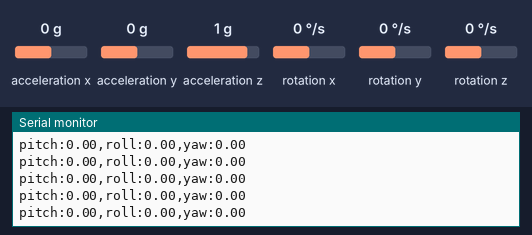
Recording of a sketch running on a simulated Arduino Uno, built with avr-gcc and run on an emulated ATmega328P. On the bench: the last lines printed to the serial monitor. Wiring (inferred from the names in the program): MPU-6050 motion sensor at I2C address 0x68. Inputs (shaded band) come from the test bench; at power-on: rotation x 0 °/s, rotation y 0 °/s, rotation z 0 °/s, acceleration x 0 g, acceleration y 0 g, acceleration z 1 g.

Above: at 11.6 s.
11.7 s: rotation x set to -100 °/s
At 12.6 s:
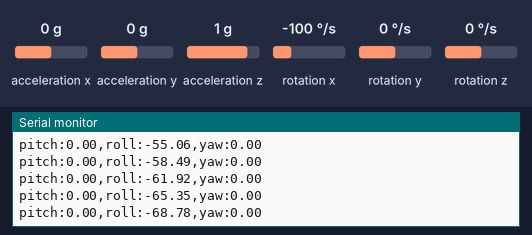
14.7 s: rotation y set to -192 °/s
At 15.8 s:
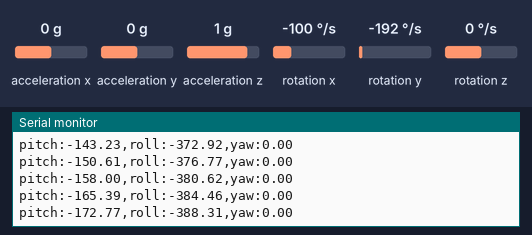
17.7 s: rotation z set to 192 °/s
At 18.5 s:
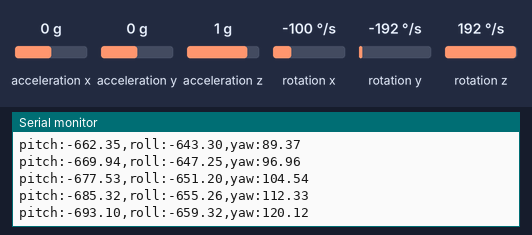
20.7 s: rotation y set to 192 °/s
At 20.71 s:
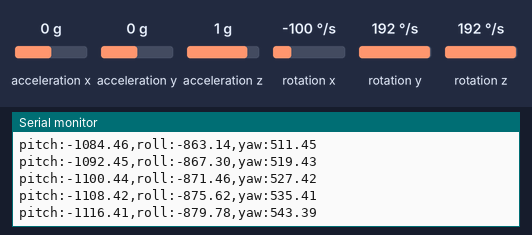
23.7 s: rotation z set to -192 °/s
At 23.71 s:
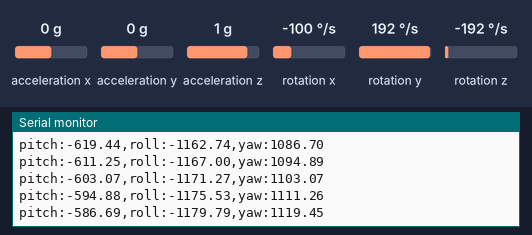
26.7 s: rotation y set to -100 °/s
At 26.71 s:
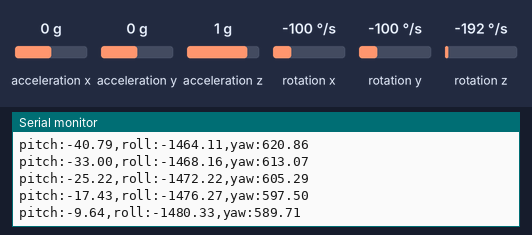
Timing chart, 0 to 29.7 s (numbered marks = the images above; inputs shaded):
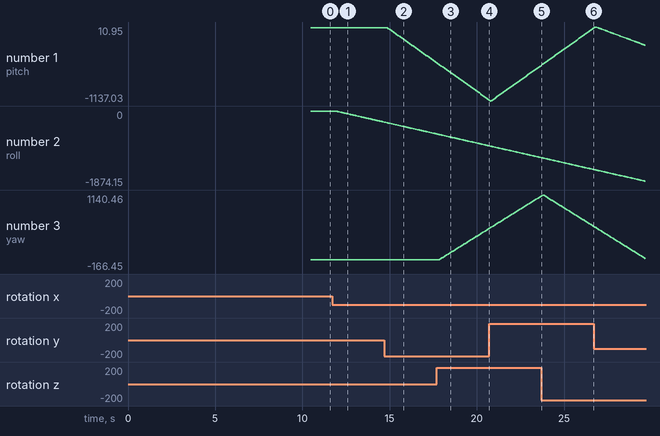

Measured:
- after the input at 11.7 s, the serial monitor: prints a new line after 0.09 s (image 1)
- plotted number 2: 0 → -279.85 after the input at 11.7 s

The sketch:

MPU6050_SimpleKalman.ino
```cpp
#include <SimpleKalmanFilter.h>
#include <Wire.h>


//const int MPU_addr = 0x69;             // I2C address of MPU-6050 当6050的AD0引脚接高电平时, MPU_addr地址为0x69
const int MPU_addr = 0x68;             // I2C address of MPU-6050 当6050的AD0引脚接低电平时, MPU_addr地址为0x69

long AcXo = 0, AcYo = 0, AcZo = 0;    //加速度计偏移量或误差
long GyXo = 0, GyYo = 0, GyZo = 0;    //陀螺仪偏移量或误差


int16_t AcXKalman, AcYKalman, AcZKalman;    //保存经过Kalman滤波之后的估计结果
double gForceX, gForceY, gForceZ;    //将结果转换成重力加速度, 其实算出来没什么用, 因为横滚俯仰是通过各个轴向数据的比例算出来的

double roll, pitch;                   //横滚, 俯仰角度
double rollOffset, pitchOffset;       //通过加速度计的偏移量计算出的初始角度偏差

int16_t Tmp;

int AcRange = 0;                       //accelerometer Range at the cost of Sensitivity - see setupMPU


int16_t GyXKalman, GyYKalman, GyZKalman;//保存经过Kalman滤波之后的估计结果

double rotX, rotY, rotZ;
double gyroXangle = 0, gyroYangle = 0, gyroZangle = 0; // Angle calculate using the gyro only

int GyRange = 0;                       //gyroscope Range at the cost of Sensitivity - see setupMPU

uint32_t timer;                        //微分时间, 用来累加陀螺仪的角速度

double pi = 3.14159265;

int loopDelay = 0;

SimpleKalmanFilter simpleKalmanFilterAccX(15, 15, 0.01);
SimpleKalmanFilter simpleKalmanFilterAccY(15, 15, 0.01);
SimpleKalmanFilter simpleKalmanFilterAccZ(15, 15, 0.01);
SimpleKalmanFilter simpleKalmanFilterGyX(15, 15, 0.01);
SimpleKalmanFilter simpleKalmanFilterGyY(15, 15, 0.01);
SimpleKalmanFilter simpleKalmanFilterGyZ(15, 15, 0.01);

void setup() {
  Serial.begin(9600);
  Wire.begin();
  Serial.println("See you");
  setupMPU();


  for (int i = 0; i < 50; i++) //可能是为了读出初始化后产生的脏数据
  {
    recordAccel();
    recordGyro();
  }


  delay(1000);

  int times = 2000;             //采样次数
  for (int i = 0; i < times; i++)          //得到初始的offset
  {
    recordAccel();
    recordGyro();
    AcXo += AcXKalman; AcYo += AcYKalman; AcZo += AcZKalman;      //采样和
    GyXo += GyXKalman; GyYo += GyYKalman; GyZo += GyZKalman;
    delay(2);
  }

  AcXo /= times; AcYo /= times; AcZo /= times; //计算加速度计偏移
  GyXo /= times; GyYo /= times; GyZo /= times; //计算陀螺仪偏移


#ifdef RESTRICT_PITCH // Eq. 25 and 26
  rollOffset  = atan2(AcYo, AcZo) * 180 / pi;
  pitchOffset = atan2(-AcXo, sqrt(pow(AcYo, 2) + pow(AcZo, 2))) * 180 / pi;
#else // Eq. 28 and 29
  rollOffset  = atan2(AcYo, sqrt(pow(AcXo, 2) + pow(AcZo, 2))) * 180 / pi;
  pitchOffset = atan2(-AcXo, AcZo) * 180 / pi;
#endif

  timer = micros();

}

void loop() {

  long currentTime=micros();
  double dt = (double)(currentTime - timer) / 1000000; // Calculate delta time
  timer = currentTime;

  recordAccel();
  //recordTemperature();
  recordAngleByAcc();


  recordGyro();
  processGyroData();
  recordAngleByGyro(dt);

  //plotAccData();
  plotGyroData();
  //plotCompareAccGyro();

  delay(loopDelay);

}

void setupMPU() {
  /* *********************************************************
     This function consists of three parts:
       Sets the MPU-6050 Power Management Device reset, sleep mode,
         cycle mode, and Temperature disable bits to zero
       Sets Accelerometer sensitivity
       Sets Gyroscope Sensitivity
     Could be called again if a change in sensitivty is desired
  */

  //Local Variable
  byte c;                              //byte should be a unsigned 8-bit value
  byte buffer[1];

  /* *********************
           PWR_MGMT_1
   ********************* */
  /* Power Management Section 4.28 in Register Map Datasheet.  Since the MPU-6050
     powers up in sleep mode, we'll need to wake it.
      Register  Bit7     Bit6   Bit5   Bit4   Bit3   Bit2  Bit1  Bit0
     |   6B   |Device | Sleep | Cycle |  -  | Temp  |    CLKSEL       |
     |        | Reset |       |       |     |Disable|  (clock source) |
     -->Page 9 (in section 4) see Note: The device will come up in sleep mode upon power-up.
  */
  //readFrom(0x6B, 1, buffer);
  c = buffer[1] & 0x07;                //Registry Value AND with 0b00000111 zeros bits 7,6,5,4 & 3
  writeTo(0x6B, c);                    //Then we set the bits to zero and keep the clock source bits the same
  //writeTo(0x6B,0);
  //Caution: this will also set the clock source to zero - which in this case is ok
  //  if you didn't want to change the clock source (example using an external clock)
  //  use a method like above.

  /* *********************
          GYRO_CONFIG
   ********************* */
  /* Gyroscope Configuration Section 4.4 in Register Map Datasheet
     full scale range: ±250, ±500, ±1000, ±2000°/sec
      Register  Bit7    Bit6    Bit5     Bit4   Bit3    Bit2  Bit1  Bit0
     |   1B   | XG_ST | YG_ST | ZG_ST |Full Scale Range|  -  |  -  |  -  |
     |        |       |       |       | Select FS_SEL  |     |     |     |
     (Setting XG_ST,TG_ST and ZG_ST to 1 will perform a self test)

     Section 4.19 Gyroscope Measurements:
      FS_SEL    Binary    Full Scale Range
     |   0   |      0  |     ±250°/sec     |
     |   1   |   1000  |     ±500°/sec     |
     |   2   |  10000  |    ±1000°/sec     |
     |   3   |  11000  |    ±2000°/sec     |
     -->Note: FS_SEL/360*60sec/min = RotationValue in RPM
        Sensitivity decreases with larger range.
  */
  switch (GyRange) {                   //GyRange set in Global Variables above
    case 0:
      writeTo(0x1B, 0x0);             //Set GYRO_CONFIG to FS_SEL ±250°/sec
      break;
    case 1:
      writeTo(0x1B, 0x8);             //Set GYRO_CONFIG to FS_SEL ±500°/sec
      break;
    case 2:
      writeTo(0x1B, 0x10);            //Set GYRO_CONFIG to FS_SEL ±1000°/sec
      break;
    case 3:
      writeTo(0x1B, 0x18);            //Set GYRO_CONFIG to FS_SEL ±2000°/sec
      break;
    default:
      writeTo(0x1B, 0x0);             //Set GYRO_CONFIG to FS_SEL ±250°/sec
  }

  /* *********************
         ACCEL_CONFIG
   ********************* */
  /* Accelerometer Configuration Section 4.5 in the Register Map datasheet
     full scale range: ±2g, ±4g, ±8g, and ±16g
     Register   Bit7    Bit6    Bit5     Bit4   Bit3    Bit2  Bit1  Bit0
     |   1C   | XA_ST | YA_ST | ZA_ST |Full Scale Range|  -  |  -  |  -  |
     |        |       |       |       | Select AFS_SEL |     |     |     |
     (Setting XA_ST,TA_ST and ZA_ST to 1 will perform a self test)

     Section 4.17
      AFS_SEL   Binary  Full Scale Range
     |   0   |      0  |     ±2g        |
     |   1   |   1000  |     ±4g        |
     |   2   |  10000  |     ±8g        |
     |   3   |  11000  |    ±16g        |
  */
  switch (AcRange) {                   //AcSensitivity set in Global Variables above
    case 0:
      writeTo(0x1C, 0x0);             //Set ACCEL_CONFIG to AFS_SEL ±2g
      break;
    case 1:
      writeTo(0x1C, 0x8);             //Set GYRO_CONFIG to AFS_SEL ±4g
      break;
    case 2:
      writeTo(0x1C, 0x10);            //Set GYRO_CONFIG to AFS_SEL ±8g
      break;
    case 3:
      writeTo(0x1C, 0x18);            //Set GYRO_CONFIG to AFS_SEL ±16g
      break;
    default:
      writeTo(0x1C, 0x0);             //Set GYRO_CONFIG to AFS_SEL ±2g
  }
}

void writeTo(byte toAddress, byte value) {
  /* *********************************************************
    Generic Wire.write() registry byte routine
         toAddress - registry location value
             value - numeric byte value
  */
  Wire.beginTransmission(MPU_addr);    // This begins the I2C communication to the MPU
  Wire.write(toAddress);               // Access the register
  Wire.write(value);                   // Set the byte value to register above
  Wire.endTransmission(true);          // Close I2C communication
}

void readFrom(byte fromAddress, int num, byte results[]) {
  /* *********************************************************
     Generic Wire.read() registry byte routine
       fromAddress - registry location value
               num - number of bytes
         results[] - array to store byte values
  */
  Wire.beginTransmission(MPU_addr);    //I2C address of the MPU
  Wire.write(fromAddress);             //Starting register for Readings
  Wire.endTransmission(false);         //This resent the request and holds the MPU for exclusive communication
  Wire.requestFrom(MPU_addr, num, true); //Request num Registers bytes and releases I2C
  int i = 0;
  while (Wire.available()) {
    results[i] = Wire.read();          //Stores values in buffer arrray
    i++;
  }
}

void recordAccel() {
  /* *********************************************************
      Section 4.17 Accelerometer Measurements Registers 3B - 40
      Note the values are broken up into High and Low bytes so we
      must store the first value and shift it 8 bits over and OR it
      with the second value to form the 16 bit value.
  */
  int16_t AcX, AcY, AcZ;                 //保存从加速度计读取的原始数据accelerometer - force it to be a 16-bit integer
  //Local Variable
  byte buffer[6];

  readFrom(0x3B, 6, buffer);
  AcX = buffer[0] << 8 | buffer[1];    //Store two bytes 0x3B (ACCEL_XOUT_H) & 0x3C (ACCEL_XOUT_L)
  AcY = buffer[2] << 8 | buffer[3];    //Store two bytes 0x3D (ACCEL_YOUT_H) & 0x3E (ACCEL_YOUT_L)
  AcZ = buffer[4] << 8 | buffer[5];    //Store two bytes 0x3F (ACCEL_ZOUT_H) & 0x40 (ACCEL_ZOUT_L)


  AcXKalman = simpleKalmanFilterAccX.updateEstimate(AcX);    //Store two bytes 0x3B (ACCEL_XOUT_H) & 0x3C (ACCEL_XOUT_L)
  AcYKalman = simpleKalmanFilterAccY.updateEstimate(AcY);    //Store two bytes 0x3D (ACCEL_YOUT_H) & 0x3E (ACCEL_YOUT_L)
  AcZKalman = simpleKalmanFilterAccZ.updateEstimate(AcZ);    //Store two bytes 0x3F (ACCEL_ZOUT_H) & 0x40 (ACCEL_ZOUT_L)


}

void processAccelData() {
  /* *********************************************************
     Section 4.17 Accelerometer Measurements

      AFS_SEL Binary Full Scale Range  LSB Sensitity
     |   0   |   0  |     ±2g        |  16384 LSB/g |
     |   1   |   1  |     ±4g        |   8192 LSB/g |
     |   2   |  10  |     ±8g        |   4096 LSB/g |
     |   3   |  11  |    ±16g        |   2048 LSB/g |

     --> g force in direction = AcX/LSB Sensitivity
  */
  //Local Variable
  float LSB;

  switch (AcRange) {
    case 0:
      LSB = 16384.0;                  //AFS_SEL ±2g
      break;
    case 1:
      LSB = 8192.0;                   //AFS_SEL ±4g
      break;
    case 2:
      LSB = 4096.0;                   //AFS_SEL ±8g
      break;
    case 3:
      LSB = 2048.0;                   //AFS_SEL ±16g
      break;
    default:
      LSB = 16384.0;                  //AFS_SEL ±2g
  }
  gForceX = (float)AcXKalman / LSB;
  gForceY = (float)AcYKalman / LSB;
  gForceZ = (float)AcZKalman / LSB;
}


void recordAngleByAcc()
{
#ifdef RESTRICT_PITCH // Eq. 25 and 26
  roll  = atan2(AcYKalman, AcZKalman) * 180 / pi - rollOffset;
  pitch = atan2(-AcXKalman, sqrt(pow(AcYKalman, 2) + pow(AcZKalman, 2))) * 180 / pi - pitchOffset;
#else // Eq. 28 and 29
  roll  = atan2(AcYKalman, sqrt(pow(AcXKalman, 2) + pow(AcZKalman, 2))) * 180 / pi - rollOffset;
  pitch = atan2(-AcXKalman, AcZKalman) * 180 / pi - pitchOffset;
#endif


}

void recordGyro() {
  /* *********************************************************
      Section 4.19 Gyroscope Measurements  Registers 0x43 - 0x48
      Note the values are broken up into High and Low bytes so we
      must store the first value and shift it 8 bits over and OR it
      with the second value to form the 16 bit value.
  */
  int16_t GyX, GyY, GyZ;                 //保存从陀螺仪中读取的原始数据gyroscope - force it to be a 16-bit integer

  //Local Variable
  byte buffer[6];

  readFrom(0x43, 6, buffer);           //Request Gyro Registers (43 - 48)
  GyX = buffer[0] << 8 | buffer[1];    //Store two bytes 0x43 (GYRO_XOUT_H) & 0x44 (GYRO_XOUT_L)
  GyY = buffer[2] << 8 | buffer[3];    //Store two bytes 0x45 (GYRO_YOUT_H) & 0x46 (GYRO_YOUT_L)
  GyZ = buffer[4] << 8 | buffer[5];    //Store two bytes 0x47 (GYRO_ZOUT_H) & 0x48 (GYRO_ZOUT_L)
  GyXKalman=simpleKalmanFilterGyX.updateEstimate(GyX);
  GyYKalman=simpleKalmanFilterGyY.updateEstimate(GyY);
  GyZKalman=simpleKalmanFilterGyZ.updateEstimate(GyZ);

}

void processGyroData() {
  /* *********************************************************
     Section 4.19 Gyroscope Measurements:
      FS_SEL Binary Full Scale Range  LSB Sensitity
     |   0   |   0  |     ±250°/s    | 131.0 LSB/°/s |
     |   1   |   1  |     ±500°/s    |  65.5 LSB/°/s |
     |   2   |  10  |    ±1000°/s    |  32.8 LSB/°/s |
     |   3   |  11  |    ±2000°/s    |  16.4 LSB/°/s |

     --> rotation force in direction = GyX/LSB Sensitivity
     Note that the measurement stored is a 16-bit 2's complement value
  */
  //Local Variable
  float LSB;

  switch (GyRange) {
    case 0:
      LSB = 131.0;                    //FS_SEL ±250°/s
      break;
    case 1:
      LSB = 65.5;                     //FS_SEL ±500°/s
      break;
    case 2:
      LSB = 32.8;                     //FS_SEL ±1000°/s
      break;
    case 3:
      LSB = 16.4;                     //FS_SEL ±2000°/s
      break;
    default:
      LSB = 131.0;                    //FS_SEL ±250°/s
  }
  rotX = (double)(GyXKalman - GyXo) / LSB;
  rotY = (double)(GyYKalman - GyYo) / LSB;
  rotZ = (double)(GyZKalman - GyZo) / LSB;
}

void recordAngleByGyro(double dt)
{
  //角速度累加得到角度
  gyroXangle += rotX * dt; // Calculate gyro angle without any filter
  gyroYangle += rotY * dt;
  gyroZangle += rotZ * dt;
}


void plot(String label, double value, bool last)
{
  Serial.print(label);

  if (label != "")
  {
    Serial.print(":");
  }
  Serial.print(value);

  if (last == false)
  {
    Serial.print(",");
  }
  else
  {
    Serial.println();
  }

}

void plotAccData()
{
  plot("AcXKalman", AcXKalman, false);
  plot("AcYKalman", AcYKalman, false);
  plot("AcZKalman", AcZKalman, true);

}


void plotGyroData()
{
  //输出通过陀螺仪测量的角速度和时间积分计算的俯仰横滚角度值
  plot("pitch", gyroYangle, false);
  plot("roll", gyroXangle, false);
  plot("yaw", gyroZangle, true);
}


void plotCompareAccGyro()
{
  plot("Acc_pitch", pitch, false);
  plot("Gyro_pitch", gyroYangle, false);

  plot("Acc_roll", roll, false);
  plot("Gyro_roll", gyroXangle, true);

}
```
